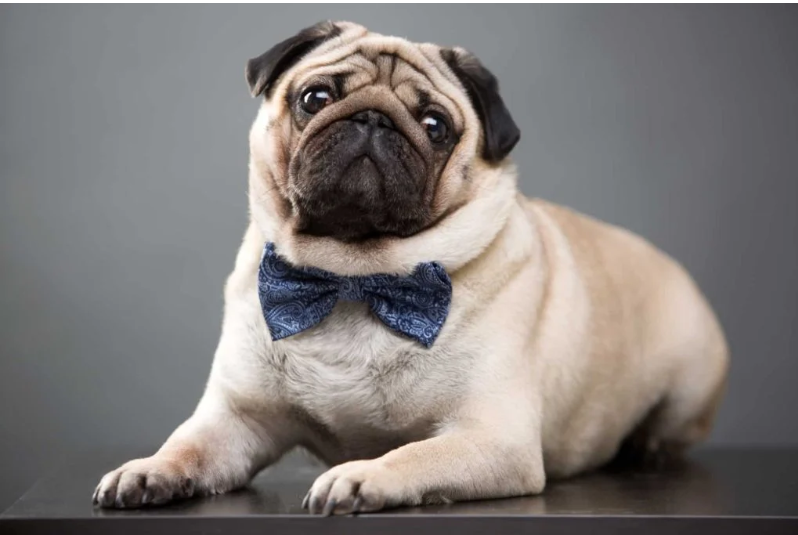
#> input picture Capitulo_2/Atividade_1/dog.png, 798 x 535 px
$ python atividade_1.py
#> lines starting #> are read from the running program, lines starting #| are printed output that depends on the picture
import numpy as np
import matplotlib.pyplot as plt

# Carrega a imagem colorida
img_color = plt.imread('dog.png')
#> img_color is the input picture: shape (535, 798, 4) float32; mean R, G, B, A 0.502, 0.483, 0.475, 1

# Normaliza para 0–255 se necessário
if img_color.max() <= 1.0: img_color = img_color * 255

# Converte para inteiros
img_color = img_color.astype(np.uint8)

# Calcula os histogramas dos canais e armazena os máximos
colors = ('red', 'green', 'blue')
hist_list = []
max_freq = 0

for i in range(3):
    canal = img_color[..., i].ravel() # equivalente a img_color[:, :, i].ravel()
    hist, bins = np.histogram(canal, bins=256, range=(0, 256))
    hist_list.append((hist, bins))
    max_freq = max(max_freq, hist.max())  # Atualiza o maior valor de frequência
#> this loop made 3 passes
#> max_freq on passes 1 to 3: 8482, 8767, 8962
#> after the loop, hist_list = 3 items

# Plotagem
plt.figure(figsize=(15, 5))

# Imagem original
plt.subplot(141)
plt.imshow(img_color)
plt.axis('off')
plt.title('Imagem Colorida')

# Histogramas dos canais com mesma escala no eixo Y
for i, color in enumerate(colors):
    hist, bins = hist_list[i]
    plt.subplot(142 + i)
    plt.plot(bins[:-1], hist, color=color)
    plt.ylim(0, max_freq * 1.05)  # Limite ajustado com margem de 5%
    plt.title(f'Canal {color.title()}')
    plt.xlabel('Intensidade')
    plt.ylabel('Frequência')

plt.tight_layout()
plt.show()
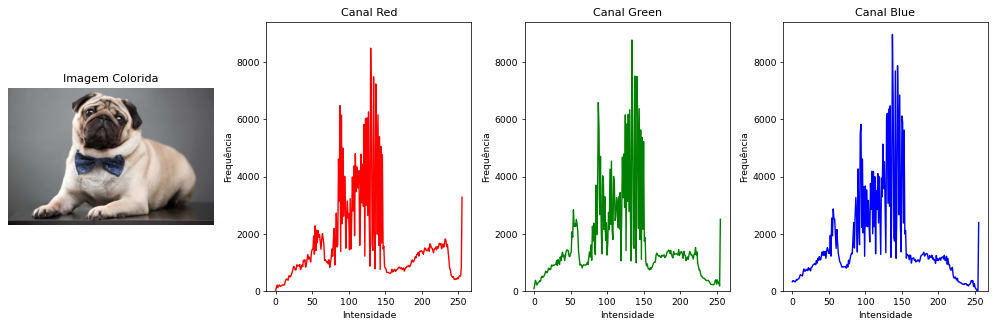
#> figure drawn by matplotlib, 4 panels; panel 2: curve peaks at x = 130, y = 8482; panel 3: curve peaks at x = 134, y = 8767; panel 4: curve peaks at x = 137, y = 8962
